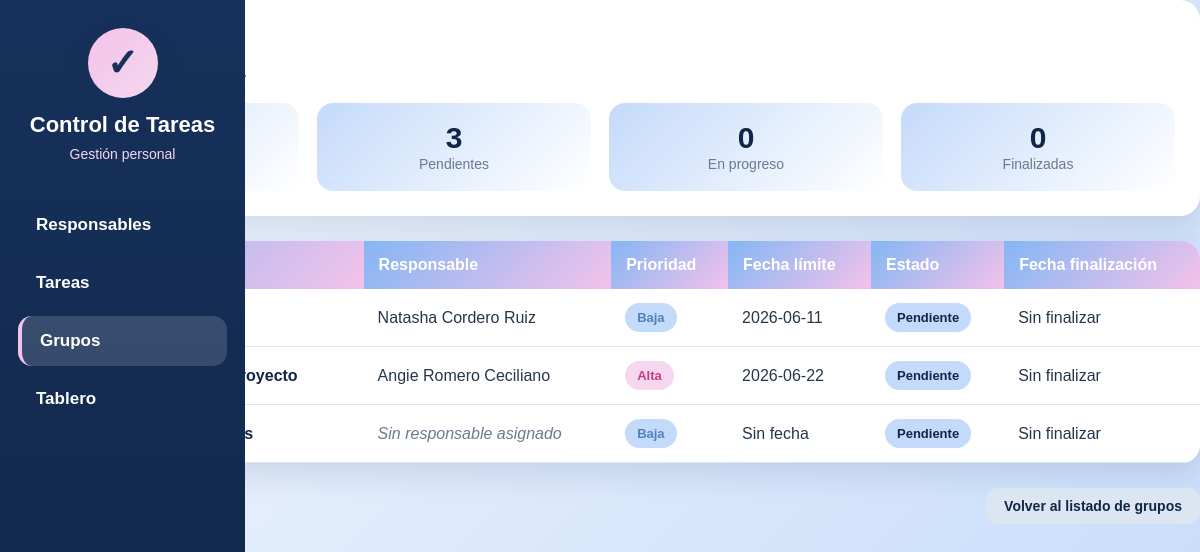
Page /grupos/ver_tareas.php?id=3 on the committed database.
### tables this page shows
CREATE TABLE `tareas` (
  `id_tarea` int NOT NULL AUTO_INCREMENT,
  `detalle` text NOT NULL,
  `prioridad` enum('Baja','Media','Alta') NOT NULL,
  `fecha_limite` date DEFAULT NULL,
  `estado` enum('Pendiente','En progreso','Bloqueada','Finalizada') NOT NULL DEFAULT 'Pendiente',
  `fecha_finalizacion` datetime DEFAULT NULL,
  `id_responsable` int DEFAULT NULL,
  `id_grupo` int DEFAULT NULL,
  PRIMARY KEY (`id_tarea`),
  KEY `idx_tareas_responsable` (`id_responsable`),
  KEY `idx_tareas_grupo` (`id_grupo`),
  CONSTRAINT `fk_tareas_grupos` FOREIGN KEY (`id_grupo`) REFERENCES `grupos` (`id_grupo`) ON DELETE SET NULL,
  CONSTRAINT `fk_tareas_responsable` FOREIGN KEY (`id_responsable`) REFERENCES `responsables` (`id_responsable`) ON DELETE SET NULL,
  CONSTRAINT `fk_tareas_responsables` FOREIGN KEY (`id_responsable`) REFERENCES `responsables` (`id_responsable`) ON DELETE SET NULL
);

CREATE TABLE `responsables` (
  `id_responsable` int NOT NULL AUTO_INCREMENT,
  `identificacion` varchar(50) NOT NULL,
  `nombre` varchar(100) NOT NULL,
  `apellidos` varchar(150) NOT NULL,
  PRIMARY KEY (`id_responsable`)
);

### grupos/ver_tareas.php (the view, shortened to what this page needs)
<?php
require_once "../config/conexion.php";
$id_grupo = $_GET["id"];
$consultaGrupo = $conexion->prepare("
    SELECT id_grupo, nombre
    FROM grupos
    WHERE id_grupo = :id_grupo
");
$consultaGrupo->bindParam(":id_grupo", $id_grupo);
$consultaGrupo->execute();
$grupo = $consultaGrupo->fetch();
$consultaTareas = $conexion->prepare("
    SELECT
        t.id_tarea,
        t.detalle,
        t.prioridad,
        t.fecha_limite,
        t.estado,
        t.fecha_finalizacion,
        r.nombre AS nombre_responsable,
        r.apellidos AS apellidos_responsable
    FROM tareas t
    LEFT JOIN responsables r ON t.id_responsable = r.id_responsable
    WHERE t.id_grupo = :id_grupo
    ORDER BY
        CASE WHEN t.estado = 'Finalizada' THEN 1 ELSE 0 END,
        t.fecha_limite IS NULL,
        t.fecha_limite ASC,
        t.id_tarea DESC
");
$consultaTareas->bindParam(":id_grupo", $id_grupo);
$consultaTareas->execute();
$tareas = $consultaTareas->fetchAll();
$total = count($tareas);
$pendientes = 0;
$progreso = 0;
$bloqueadas = 0;
$finalizadas = 0;
foreach ($tareas as $tarea) {
    if ($tarea["estado"] === "Pendiente") {
        $pendientes++;
    } elseif ($tarea["estado"] === "En progreso") {
        $progreso++;
    } elseif ($tarea["estado"] === "Bloqueada") {
        $bloqueadas++;
    } elseif ($tarea["estado"] === "Finalizada") {
        $finalizadas++;
    }
}
include "../includes/header.php";
include "../includes/menu.php";
?>
<div class="resumen-grupo">
    <h2><?php echo htmlspecialchars($grupo["nombre"]); ?></h2>
    <p>Tareas asociadas a este grupo.</p>
    <div class="estadisticas">
        <div class="estadistica">
            <h3><?php echo $total; ?></h3>
            <span>Total</span>
        </div>
        <div class="estadistica">
            <h3><?php echo $pendientes; ?></h3>
            <span>Pendientes</span>
        </div>
        <div class="estadistica">
            <h3><?php echo $progreso; ?></h3>
            <span>En progreso</span>
        </div>
        <div class="estadistica">
            <h3><?php echo $finalizadas; ?></h3>
            <span>Finalizadas</span>
        </div>
    </div>
</div>
<div class="tabla-contenedor">
    <?php if (count($tareas) > 0): ?>
        <table class="tabla-tareas-grupo">
            <thead>
                <tr>
                    <th>Detalle</th>
                    <th>Responsable</th>
                    <th>Prioridad</th>
                    <th>Fecha límite</th>
                    <th>Estado</th>
                    <th>Fecha finalización</th>
                </tr>
            </thead>
            <tbody>
                <?php foreach ($tareas as $tarea): ?>
                    <?php
                        $claseEstado = strtolower(str_replace(" ", "-", $tarea["estado"]));
                        $clasePrioridad = strtolower($tarea["prioridad"]);
                        $responsable = "Sin responsable asignado";
                        if (!empty($tarea["nombre_responsable"])) {
                            $responsable = $tarea["nombre_responsable"] . " " . $tarea["apellidos_responsable"];
                        }
                    ?>
                    <tr>
                        <td>
                            <span class="detalle-tarea <?php echo $tarea["estado"] === "Finalizada" ? "tarea-finalizada" : ""; ?>">
                                <?php echo htmlspecialchars($tarea["detalle"]); ?>
                            </span>
                        </td>
                        <td>
                            <?php if ($responsable === "Sin responsable asignado"): ?>
                                <span class="texto-suave">Sin responsable asignado</span>
                            <?php else: ?>
                                <?php echo htmlspecialchars($responsable); ?>
                            <?php endif; ?>
                        </td>
                        <td>
                            <span class="prioridad prioridad-<?php echo $clasePrioridad; ?>">
                                <?php echo htmlspecialchars($tarea["prioridad"]); ?>
                            </span>
                        </td>
                        <td>
                            <?php echo $tarea["fecha_limite"] ? htmlspecialchars($tarea["fecha_limite"]) : "Sin fecha"; ?>
                        </td>
                        <td>
                            <span class="estado estado-<?php echo $claseEstado; ?>">
                                <?php echo htmlspecialchars($tarea["estado"]); ?>
                            </span>
                        </td>
                        <td>
                            <?php echo $tarea["fecha_finalizacion"] ? htmlspecialchars($tarea["fecha_finalizacion"]) : "Sin finalizar"; ?>
                        </td>
                    </tr>
                <?php endforeach; ?>
            </tbody>
        </table>
    <?php endif; ?>
</div>
<div class="volver">
    <a href="listar.php" class="btn btn-secundario">Volver al listado de grupos</a>
</div>
<?php include "../includes/footer.php"; ?>

### assets/css/global.css (style rules this page uses)
:root { --azul-oscuro: #4d82bc; --azul-claro: #84b6f4; --celeste-suave: #c4dafa; --rosado: #f3c2ea; --rosado-suave: #f5d7ef; --azul-menu: #17315c; --azul-menu-oscuro: #102647; --blanco: #ffffff; --gris-fondo: #f6f9fe; --gris-texto: #26364a; --gris-suave: #6b7a90; --gris-borde: #dce5f2; --rojo: #ff4d5a; --verde: #32c978; --amarillo: #ffc857; --sombra: 0 12px 30px rgba(23, 49, 92, 0.12); }
* { box-sizing: border-box; margin: 0; padding: 0; }
html, body { width: 100%; min-height: 100%; }
body { font-family: Arial, Helvetica, sans-serif; background: linear-gradient(135deg, var(--gris-fondo), var(--celeste-suave)); color: var(--gris-texto); min-height: 100vh; }
a { text-decoration: none; }
.btn { display: inline-block; padding: 10px 18px; border-radius: 12px; border: none; cursor: pointer; font-size: 14px; font-weight: bold; transition: all 0.3s; }
.btn-secundario { background: var(--gris-borde); color: var(--azul-menu-oscuro); }
.tabla-contenedor { background: white; border-radius: 18px; box-shadow: var(--sombra); overflow-x: auto; margin-top: 20px; }
.detalle-tarea { font-weight: bold; color: var(--azul-menu-oscuro); }
.texto-suave { color: var(--gris-suave); font-style: italic; }
.estado, .prioridad { font-weight: bold; padding: 7px 12px; border-radius: 20px; display: inline-block; font-size: 13px; }
.estado-pendiente { background-color: var(--celeste-suave); color: var(--azul-menu-oscuro); }
.prioridad-baja { background-color: var(--celeste-suave); color: var(--azul-oscuro); }
.prioridad-alta { background-color: var(--rosado-suave); color: #cc3d7a; }

### assets/css/grupos/ver_tareas.css (style rules this page uses)
.resumen-grupo { background:white; border-radius:20px; padding:25px; box-shadow:var(--sombra); margin-bottom:25px; }
.resumen-grupo h2 { color:var(--azul-menu-oscuro); margin-bottom:10px; }
.resumen-grupo p { color:var(--gris-suave); }
.estadisticas { margin-top:22px; display:grid; grid-template-columns:repeat(auto-fit,minmax(180px,1fr)); gap:18px; }
.estadistica { background:linear-gradient(135deg,var(--celeste-suave),white); border-radius:16px; padding:18px; text-align:center; }
.estadistica h3 { color:var(--azul-menu-oscuro); font-size:30px; }
.estadistica span { color:var(--gris-suave); font-size:14px; }
.tabla-contenedor { margin-top:25px; }
.tabla-tareas-grupo { width:100%; border-collapse:collapse; min-width:1000px; }
.tabla-tareas-grupo th { background:linear-gradient(135deg,var(--azul-claro),var(--rosado)); color:white; padding:15px; text-align:left; }
.tabla-tareas-grupo td { padding:14px; border-bottom:1px solid var(--gris-borde); }
.volver { margin-top:25px; display:flex; justify-content:flex-end; }

### rows in the picture
tareas: id_responsable.apellidos "Natasha Cordero Ruiz", prioridad "Baja", fecha_limite "2026-06-11", estado "Pendiente", shows "Sin finalizar"
tareas: detalle "Realizar documentación del proyecto", id_responsable.apellidos "Angie Romero Ceciliano", prioridad "Alta", fecha_limite "2026-06-22", estado "Pendiente", shows "Sin finalizar"
tareas: detalle "Comprar materiales pendientes", shows "Sin responsable asignado", prioridad "Baja", shows "Sin fecha", estado "Pendiente", shows "Sin finalizar"

### other values in the picture
$total "3"
$pendientes "3"
$progreso "0"
$finalizadas "0"
